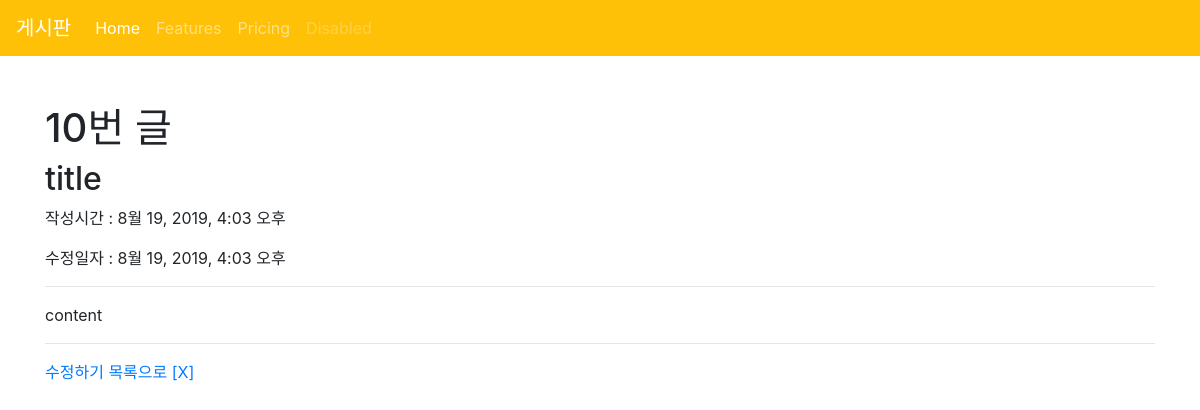
The app's page /articles/10/, older data.
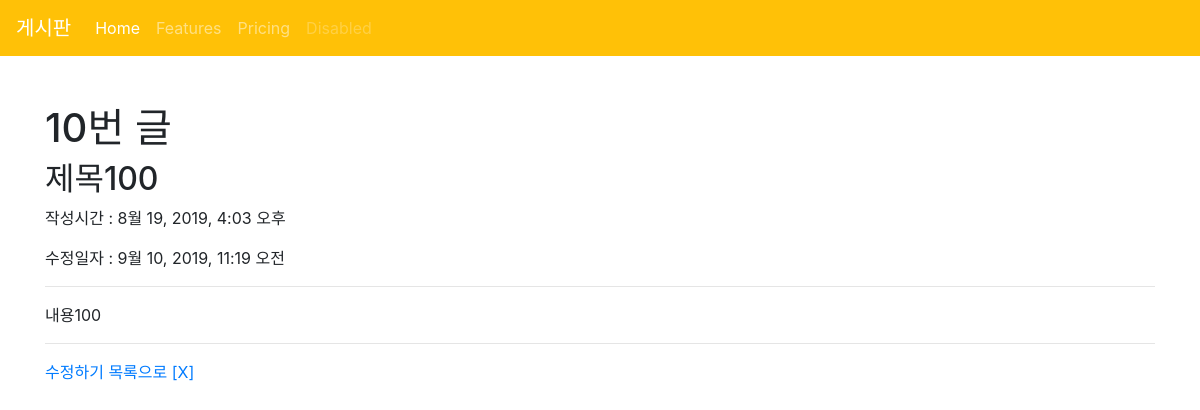
The same page, newer data.
### articles/models.py (models this page shows, shortened)
class Article(models.Model):
    title = models.CharField(max_length=10)
    content = models.TextField()
    created_at = models.DateTimeField(auto_now_add=True)
    updated_at = models.DateTimeField(auto_now=True)

### articles/views.py (the view)
# urls.py: path('<int:article_pk>/', views.detail, name='detail'),
def detail(request, article_pk):
    article = Article.objects.get(pk=article_pk)
    context = {
        'article' : article
    }
    return render(request, 'articles/detail.html', context)

### articles/templates/articles/detail.html
{% extends 'articles/base.html' %}
{% block body %}
<h1>{{ article.id }}번 글</h1>
<h2>{{ article.title }}</h2>
<p>작성시간 : {{ article.created_at }}</p>
<p>수정일자 : {{ article.updated_at }}</p>
<hr>
<p>{{ article.content }}</p>
<hr>
<a href="{% url 'articles:edit' article.pk %}">수정하기</a>
<a href="{% url 'articles:index' %}">목록으로</a>
<a href="{% url 'articles:delete' article.pk %}">[X]</a>
{% endblock %}

Row changes from the older to the newer data that the page shows:
changed Article id 10: title "title" → "제목100"; updated_at "8월 19, 2019, 4:03 오후" → "9월 10, 2019, 11:19 오전"; content "content" → "내용100"
